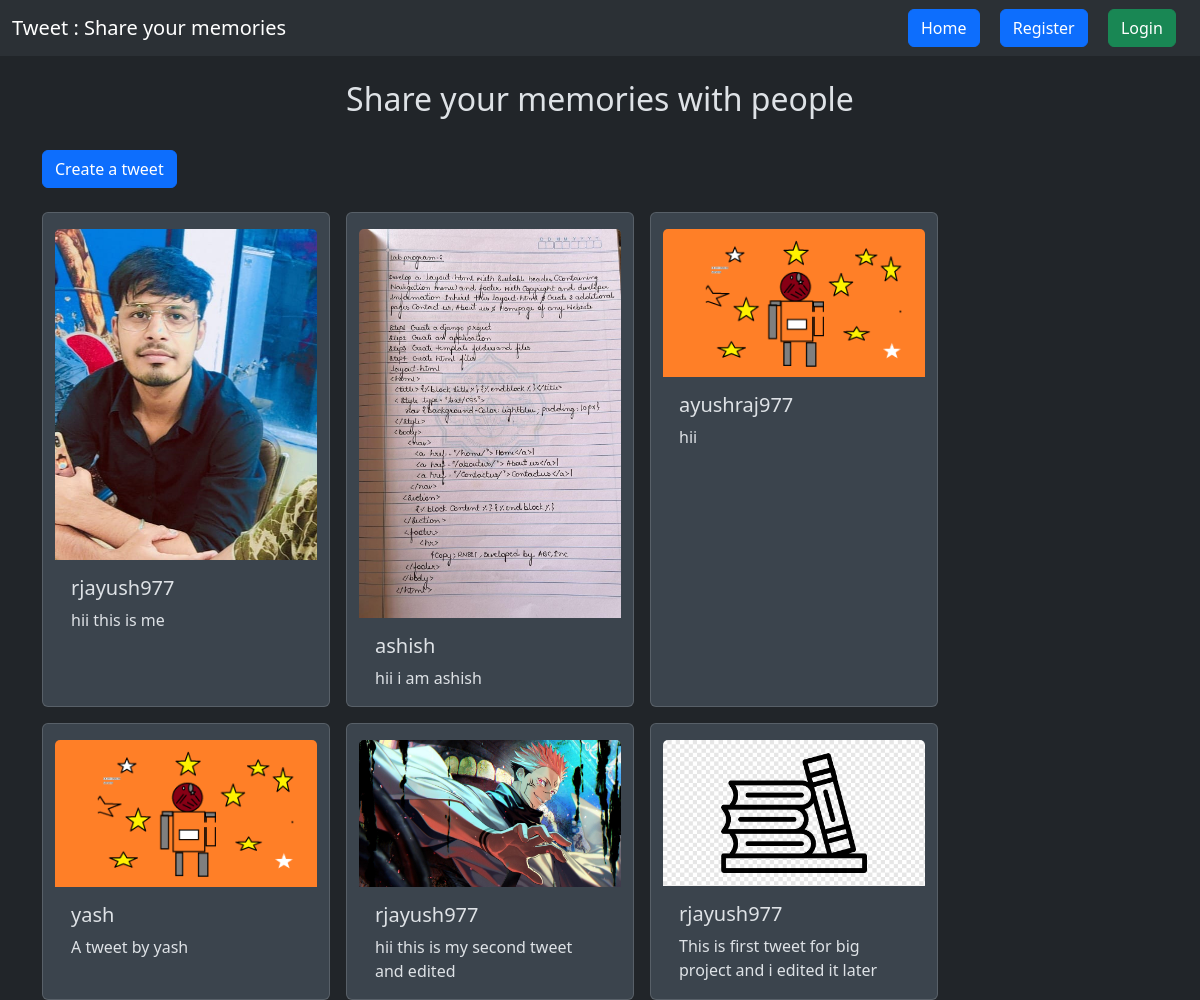
Screenshot of /tweet/ with the database file from the repository.
### tweet/models.py (models this page shows, shortened)
class Tweet(models.Model):
    user = models.ForeignKey(User,on_delete=models.CASCADE)
    text = models.TextField(max_length=240)
    photo = models.ImageField(upload_to='photos/',blank=True,null=True)
    created_at = models.DateTimeField(auto_now_add=True)
    updated_at = models.DateTimeField(auto_now=True)

### tweet/views.py (the view)
# urls.py: path('',views.tweet_list,name='tweet_list'),
def tweet_list(request):
    tweets = Tweet.objects.all().order_by('-created_at')
    return render(request,'tweet_list.html',{'tweets':tweets})

### tweet/templates/tweet_list.html (shortened to what this page needs)
{% extends "layout.html" %}
{% block content %}
<h2 class="text-center mt-4">Share your memories with people</h2>
<br>
<a class="btn btn-primary" href="{% url 'tweet_create' %}">Create a tweet</a>
<br>
<br>
<div class="container row gap-3">
    {% for tweet in tweets %}
    <div class="card" style="width: 18rem; background-color: rgb(59, 68, 77);">
        <img src="../../media/{{tweet.photo}}" class="card-img-top" style="margin-top: 1rem;" alt="">
        <div class="card-body">
          <h5 class="card-title">{{tweet.user.username}}</h5>
          <p class="card-text">{{tweet.text}}</p>
        </div>
      </div>
    {% endfor %}
</div>
{% endblock %}

### templates/layout.html (shortened to what this page needs)
{% load static %}
<!DOCTYPE html>
<html lang="en" data-bs-theme="dark">
<head>
    <link href="https://cdn.jsdelivr.net/npm/bootstrap@5.3.3/dist/css/bootstrap.min.css" rel="stylesheet">
</head>
<body>
    <nav class="navbar navbar-expand-lg bg-body-tertiary">
        <div class="container-fluid">
          <a class="navbar-brand" href="#">Tweet : Share your memories</a>
          <div class="d-flex text-end" id="navbarSupportedContent">
            <a href="{% url 'tweet_list' %}" class="btn btn-primary mx-2">Home</a>&nbsp;
            {% if user.is_authenticated %}
            <form action="{% url 'logout' %}" method="post">
              {% csrf_token %}
              <button type="submit" class="btn btn-danger">Logout</button>&nbsp;
            </form>
            {% else %}
            <a href="{% url 'register' %}" class="btn btn-primary mx-2">Register</a>&nbsp;
            <a href="{% url 'login' %}" class="btn btn-success mx-2">Login</a>&nbsp;
            {% endif %}
          </div>
        </div>
      </nav>
    <div class="container">
        {% block content %}
        {% endblock %}
    </div>
</body>
</html>

### rows the page displays
Tweet: photo (picture), user.username "rjayush977", text "hii this is me"
Tweet: photo (picture), user.username "ashish", text "hii i am ashish"
Tweet: photo (picture), user.username "ayushraj977", text "hii"
Tweet: photo (picture), user.username "yash", text "A tweet by yash"
Tweet: photo (picture), user.username "rjayush977", text "hii this is my second tweet and edited"
Tweet: photo (picture), user.username "rjayush977", text "This is first tweet for big project and i edited it later"
